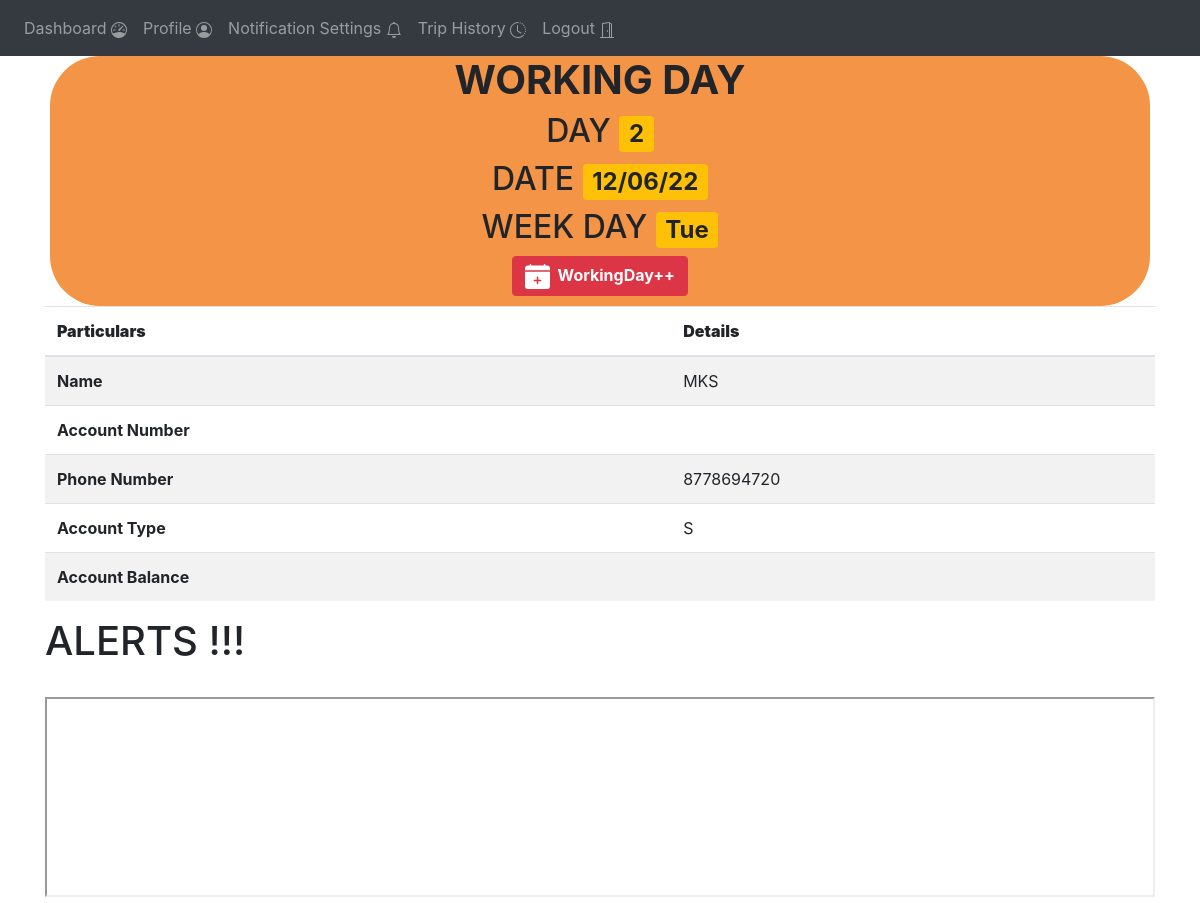
The app's page /admin-home (signed in), older data.
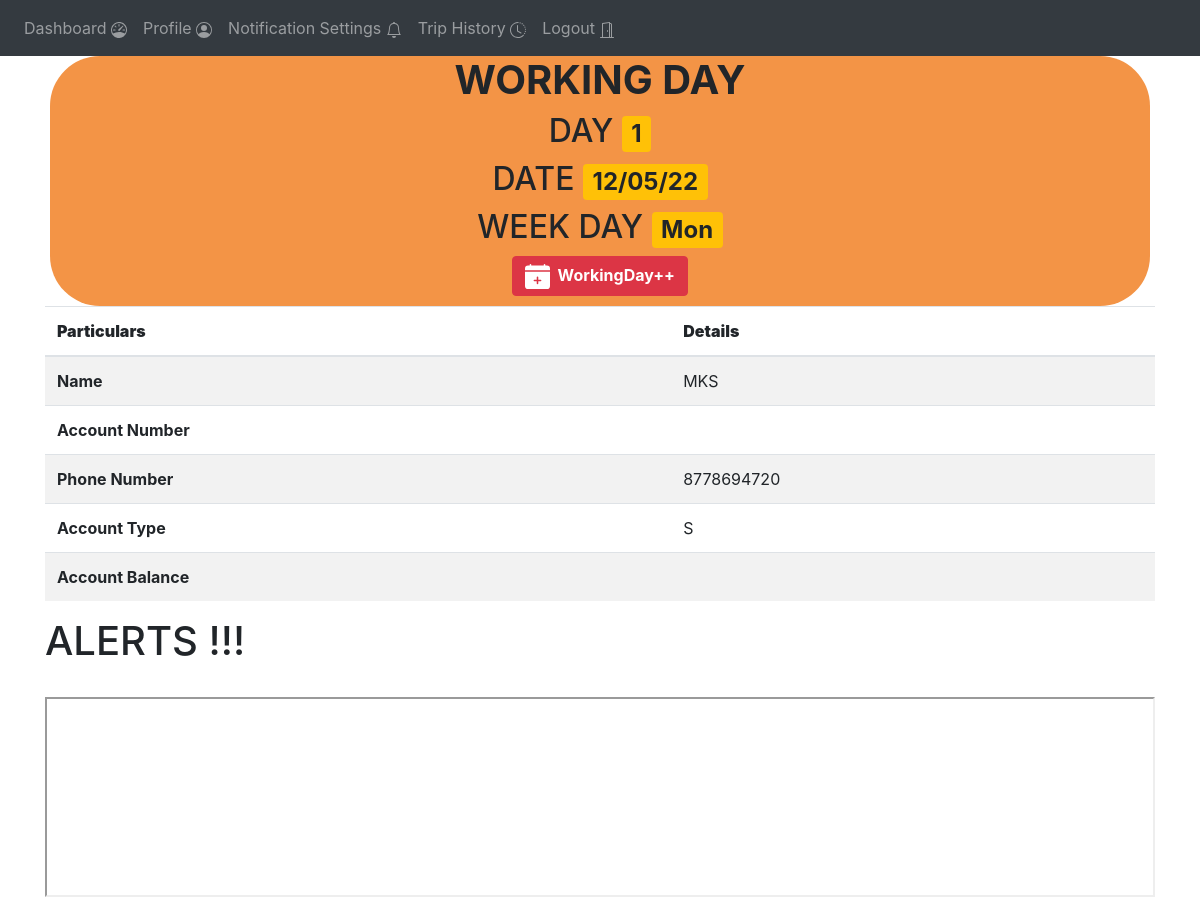
The same page, newer data.
### website/models.py (models this page shows)
class Working_day(db.Model):
    day = db.Column(db.Integer, primary_key=True)
    date = db.Column(db.String(15))
    week_day = db.Column(db.String(15))
    trips_created = db.Column(db.String(1))

### website/views.py (the view)
@views.route('/admin-home', methods=['GET', 'POST'])
@login_required
def admin_home():
    working_day = Site_settings.query.filter_by(key="current_working_day").first().value
    w = Working_day.query.filter_by(day=working_day).first()
    return render_template("admin_home.html" , user = current_user, w = w )

### website/__init__.py (called while the page is built)
def create_app():
    app = Flask(__name__)
    app.config['SECRET_KEY'] = '#itsactuallyapassword'
    app.config['SQLALCHEMY_DATABASE_URI'] = f'sqlite:///{DB_NAME}'
    db.init_app(app)
    from .views import views
    from .auth import auth
    app.register_blueprint(views, url_prefix='/')
    app.register_blueprint(auth, url_prefix='/')
    from .models import User
    create_database(app)
    login_manager = LoginManager()
    login_manager.login_view = 'auth.login'
    login_manager.init_app(app)
    @login_manager.user_loader
    def load_user(id):
        return User.query.get(int(id))
    return app

### website/templates/admin_home.html (shortened to what this page needs)
{% extends "base.html" %}
{% block content %}
<div  style="background-color: rgb(243, 148, 70);align-content: center ;text-align: center ;margin-left: 5px;margin-right: 5px;padding-left: 5px;padding-right:5px ; padding-bottom : 10px;border-radius: 50px;">
  <h1><b>WORKING DAY</h1></b>
  <h2>DAY  <span class="badge bg-warning">{{w.day}}</span></h2>
  <h2>DATE <span class="badge bg-warning">{{w.date}}</span></h2>
  <h2>WEEK DAY  <span class="badge bg-warning">{{w.week_day}}</span></h2>
  <button  class = "btn btn-danger" onclick="increment_working_day()"><b>
    <span>
  </span>&nbsp;WorkingDay++
</b></button>
</div>
<div>
    <table class="table table-striped">
      <thead>
        <tr>
          <th scope="col" ><b>Particulars</b></th>
          <th scope="col"><b>Details</b></th>
        </tr>
      </thead>
      <tbody>
        <tr>
          <th scope="row">Name</th>
          <td>{{user.name}}</td>
        </tr>
        <tr>
          <th scope="row">Account Number</th>
          <td>{{user.account_number}}</td>
        </tr>
        <tr>
          <th scope="row">Phone Number</th>
          <td>{{user.phone_number}}</td>
        </tr>
        <tr>
          <th scope="row">Account Type</th>
          <td>{{user.type}}</td>
        </tr>
        <tr>
          <th scope="row">Account Balance</th>
          <td>{{user.balance}}</td>
        </tr>
      </tbody>
    </table>
</div>
<div >
    <h1>ALERTS !!! </h1>
</div>
<br>
<iframe src="{{ url_for("views.admin_emulator")}}" height="200" width="100%" title="Iframe Example"></iframe>
<br>
{% endblock %}

Row changes from the older to the newer data that the page shows:
no longer on this page (row edited): Working_day: day "2", date "12/06/22", week_day "Tue"
now on this page (row unchanged): Working_day: day "1", date "12/05/22", week_day "Mon"
